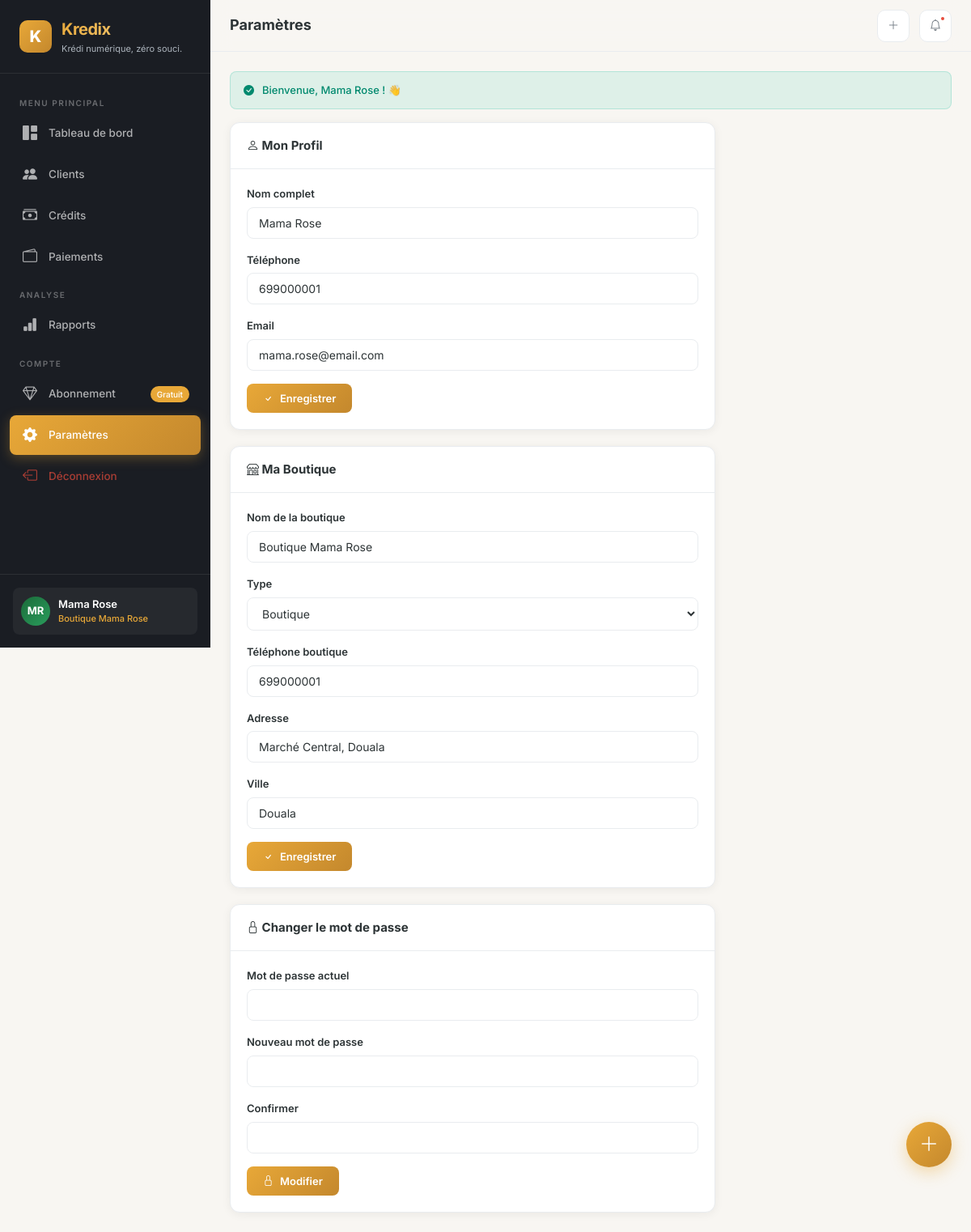
The app's page /settings (signed in) with its own data.
### tables this page shows
CREATE TABLE `users` (
    `id` INT AUTO_INCREMENT PRIMARY KEY,
    `full_name` VARCHAR(100) NOT NULL,
    `email` VARCHAR(150) UNIQUE DEFAULT NULL,
    `phone` VARCHAR(20) NOT NULL UNIQUE,
    `password_hash` VARCHAR(255) NOT NULL,
    `avatar` VARCHAR(255) DEFAULT NULL,
    `is_active` TINYINT(1) DEFAULT 1,
    `email_verified_at` TIMESTAMP NULL DEFAULT NULL,
    `remember_token` VARCHAR(100) DEFAULT NULL,
    `last_login_at` TIMESTAMP NULL DEFAULT NULL,
    `created_at` TIMESTAMP DEFAULT CURRENT_TIMESTAMP,
    `updated_at` TIMESTAMP DEFAULT CURRENT_TIMESTAMP ON UPDATE CURRENT_TIMESTAMP,
    INDEX `idx_phone` (`phone`),
    INDEX `idx_email` (`email`)
);

CREATE TABLE `shops` (
    `id` INT AUTO_INCREMENT PRIMARY KEY,
    `user_id` INT NOT NULL,
    `name` VARCHAR(100) NOT NULL,
    `type` VARCHAR(50) DEFAULT 'boutique',
    `phone` VARCHAR(20) DEFAULT NULL,
    `address` TEXT DEFAULT NULL,
    `city` VARCHAR(50) DEFAULT 'Douala',
    `currency` VARCHAR(10) DEFAULT 'XAF',
    `logo` VARCHAR(255) DEFAULT NULL,
    `is_active` TINYINT(1) DEFAULT 1,
    `created_at` TIMESTAMP DEFAULT CURRENT_TIMESTAMP,
    `updated_at` TIMESTAMP DEFAULT CURRENT_TIMESTAMP ON UPDATE CURRENT_TIMESTAMP,
    FOREIGN KEY (`user_id`) REFERENCES `users`(`id`) ON DELETE CASCADE,
    INDEX `idx_user` (`user_id`)
);

### views/settings/index.php (the view, shortened to what the rows shown need)
<div style="max-width:600px;">
    <div class="card-k" style="margin-bottom:20px;">
        <div class="card-header-k"><h3><i class="bi bi-person"></i> Mon Profil</h3></div>
        <div class="card-body-k">
            <form method="POST" action="<?= url('settings/update-profile') ?>">
                <div class="form-group-k">
                    <label class="form-label-k" for="full_name">Nom complet</label>
                    <input type="text" id="full_name" name="full_name" class="form-control-k" value="<?= e($user->full_name) ?>" required>
                </div>
                <div class="form-group-k">
                    <label class="form-label-k" for="phone">Téléphone</label>
                    <input type="tel" id="phone" name="phone" class="form-control-k" value="<?= e($user->phone) ?>" required>
                </div>
                <div class="form-group-k">
                    <label class="form-label-k" for="email">Email</label>
                    <input type="email" id="email" name="email" class="form-control-k" value="<?= e($user->email ?? '') ?>">
                </div>
                <button type="submit" class="btn-k btn-primary-k"><i class="bi bi-check"></i> Enregistrer</button>
            </form>
        </div>
    </div>
    <div class="card-k" style="margin-bottom:20px;">
        <div class="card-header-k"><h3><i class="bi bi-shop"></i> Ma Boutique</h3></div>
        <div class="card-body-k">
            <form method="POST" action="<?= url('settings/update-shop') ?>">
                <div class="form-group-k">
                    <label class="form-label-k" for="name">Nom de la boutique</label>
                    <input type="text" id="name" name="name" class="form-control-k" value="<?= e($shop->name ?? '') ?>" required>
                </div>
                <div class="form-group-k">
                    <label class="form-label-k" for="type">Type</label>
                    <select id="type" name="type" class="form-control-k">
                        <option value="boutique" <?= ($shop->type ?? '') === 'boutique' ? 'selected' : '' ?>>Boutique</option>
                    </select>
                </div>
                <div class="form-group-k">
                    <label class="form-label-k" for="shop_phone">Téléphone boutique</label>
                    <input type="tel" id="shop_phone" name="shop_phone" class="form-control-k" value="<?= e($shop->phone ?? '') ?>">
                </div>
                <div class="form-group-k">
                    <label class="form-label-k" for="address">Adresse</label>
                    <input type="text" id="address" name="address" class="form-control-k" value="<?= e($shop->address ?? '') ?>">
                </div>
                <div class="form-group-k">
                    <label class="form-label-k" for="city">Ville</label>
                    <input type="text" id="city" name="city" class="form-control-k" value="<?= e($shop->city ?? 'Douala') ?>">
                </div>
                <button type="submit" class="btn-k btn-primary-k"><i class="bi bi-check"></i> Enregistrer</button>
            </form>
        </div>
    </div>
    <div class="card-k">
        <div class="card-header-k"><h3><i class="bi bi-lock"></i> Changer le mot de passe</h3></div>
        <div class="card-body-k">
            <form method="POST" action="<?= url('settings/update-password') ?>">
                <div class="form-group-k">
                    <label class="form-label-k" for="current_password">Mot de passe actuel</label>
                    <input type="password" id="current_password" name="current_password" class="form-control-k" required>
                </div>
                <div class="form-group-k">
                    <label class="form-label-k" for="new_password">Nouveau mot de passe</label>
                    <input type="password" id="new_password" name="new_password" class="form-control-k" required minlength="6">
                </div>
                <div class="form-group-k">
                    <label class="form-label-k" for="confirm_password">Confirmer</label>
                    <input type="password" id="confirm_password" name="confirm_password" class="form-control-k" required>
                </div>
                <button type="submit" class="btn-k btn-primary-k"><i class="bi bi-lock"></i> Modifier</button>
            </form>
        </div>
    </div>
</div>

### core/Router.php (shortened to what the rows shown need)
<?php
class Router
{
    private array $routes = [];
    public function get(string $path, string $controller, string $method): void
    {
        $this->routes[] = [
            'method'     => 'GET',
            'path'       => $path,
            'controller' => $controller,
            'action'     => $method
        ];
    }
    public function post(string $path, string $controller, string $method): void
    {
        $this->routes[] = [
            'method'     => 'POST',
            'path'       => $path,
            'controller' => $controller,
            'action'     => $method
        ];
    }
    public function dispatch(): void
    {
        $url = $this->getUrl();
        $requestMethod = $_SERVER['REQUEST_METHOD'];
        foreach ($this->routes as $route) {
            if ($route['method'] !== $requestMethod) {
                continue;
            }
            $pattern = $this->convertToRegex($route['path']);
            if (preg_match($pattern, $url, $matches)) {
                $params = array_filter($matches, 'is_string', ARRAY_FILTER_USE_KEY);
                $params = array_values($params);
                $action = $route['action'];
                $controller = new $controllerName();
                call_user_func_array([$controller, $action], $params);
                return;
            }
        }
    }
    private function getUrl(): string
    {
        $url = $_GET['url'] ?? '';
        return rtrim($url, '/');
    }
    private function convertToRegex(string $path): string
    {
        $pattern = preg_replace('/\{([a-zA-Z_]+)\}/', '(?P<$1>[^/]+)', $path);
        return '#^' . $pattern . '$#';
    }
}

### views/layouts/app.php (shortened to what the rows shown need)
<?php
$user = Session::getUser();
$currentShop = null;
if ($user) {
    $currentShop = Database::getInstance()->fetch("SELECT * FROM shops WHERE user_id = ? AND is_active = 1 LIMIT 1", [$user->id]);
}
$plan = 'free';
if ($user) {
    $subModel = new Subscription();
    $plan = $subModel->getCurrentPlan($user->id);
}
$notifModel = new Notification();
$notifCount = $currentShop ? $notifModel->countUnread($currentShop->id) : 0;
?>
<!DOCTYPE html>
<html lang="fr">
<head>
    <link rel="stylesheet" href="https://cdn.jsdelivr.net/npm/bootstrap-icons@1.11.3/font/bootstrap-icons.min.css">
    <link rel="stylesheet" href="<?= asset('css/app.css') ?>">
</head>
<body>
<aside class="sidebar" id="sidebar">
    <div class="sidebar-brand">
        <div class="logo-icon">K</div>
        <div>
            <h2>Kredix</h2>
            <small><?= APP_TAGLINE ?></small>
        </div>
    </div>
    <nav class="sidebar-nav">
        <div class="nav-label">Menu Principal</div>
        <a href="<?= url('dashboard') ?>" class="nav-link <?= activeClass('dashboard') ?>">
            <i class="bi bi-grid-1x2-fill"></i> Tableau de bord
        </a>
        <a href="<?= url('customers') ?>" class="nav-link <?= activeClass('customers') ?>">
            <i class="bi bi-people-fill"></i> Clients
        </a>
        <a href="<?= url('credits') ?>" class="nav-link <?= activeClass('credits') ?>">
            <i class="bi bi-cash-stack"></i> Crédits
        </a>
        <a href="<?= url('payments') ?>" class="nav-link <?= activeClass('payments') ?>">
            <i class="bi bi-wallet2"></i> Paiements
        </a>
        <div class="nav-label">Analyse</div>
        <a href="<?= url('reports') ?>" class="nav-link <?= activeClass('reports') ?>">
            <i class="bi bi-bar-chart-fill"></i> Rapports
        </a>
        <div class="nav-label">Compte</div>
        <a href="<?= url('subscription') ?>" class="nav-link <?= activeClass('subscription') ?>">
            <i class="bi bi-gem"></i> Abonnement
            <?php if ($plan === 'free'): ?>
                <span style="margin-left:auto;font-size:10px;background:var(--primary);padding:2px 8px;border-radius:10px;color:#fff;">Gratuit</span>
            <?php endif; ?>
        </a>
        <a href="<?= url('settings') ?>" class="nav-link <?= activeClass('settings') ?>">
            <i class="bi bi-gear-fill"></i> Paramètres
        </a>
        <a href="<?= url('logout') ?>" class="nav-link" style="color:rgba(231,76,60,0.7);">
            <i class="bi bi-box-arrow-left"></i> Déconnexion
        </a>
    </nav>
    <div class="sidebar-footer">
        <div class="sidebar-user">
            <div class="avatar"><?= $user ? initials($user->full_name) : '?' ?></div>
            <div class="user-info">
                <div class="name"><?= $user ? e($user->full_name) : '' ?></div>
                <div class="plan"><?= $currentShop ? e($currentShop->name) : '' ?></div>
            </div>
        </div>
    </div>
</aside>
<main class="main-content">
    <header class="topbar">
        <div style="display:flex;align-items:center;gap:12px;">
            <div class="page-title"><?= e($title ?? 'Dashboard') ?></div>
        </div>
        <div class="topbar-actions">
            <a href="<?= url('credits/create') ?>" class="btn-icon hide-mobile" title="Nouveau crédit">
                <i class="bi bi-plus-lg"></i>
            </a>
            <div class="btn-icon" style="cursor:default;">
                <i class="bi bi-bell"></i>
                <?php if ($notifCount > 0): ?>
                    <span class="badge-dot"></span>
                <?php endif; ?>
            </div>
        </div>
    </header>
    <div class="page-content animate-fade">
        <?php include BASE_PATH . '/views/partials/alerts.php'; ?>
        <?= $content ?>
    </div>
</main>
<a href="<?= url('credits/create') ?>" class="fab" title="Nouveau crédit">
    <i class="bi bi-plus-lg"></i>
</a>
</body>
</html>

### records on screen
users: full_name "MR", full_name "Mama Rose", phone "699000001", email "mama.rose@email.com"
shops: name "Boutique Mama Rose", type "Boutique", shop_phone "699000001", address "Marché Central, Douala", city "Douala"

### other values on screen
$message "Bienvenue, Mama Rose ! 👋"
